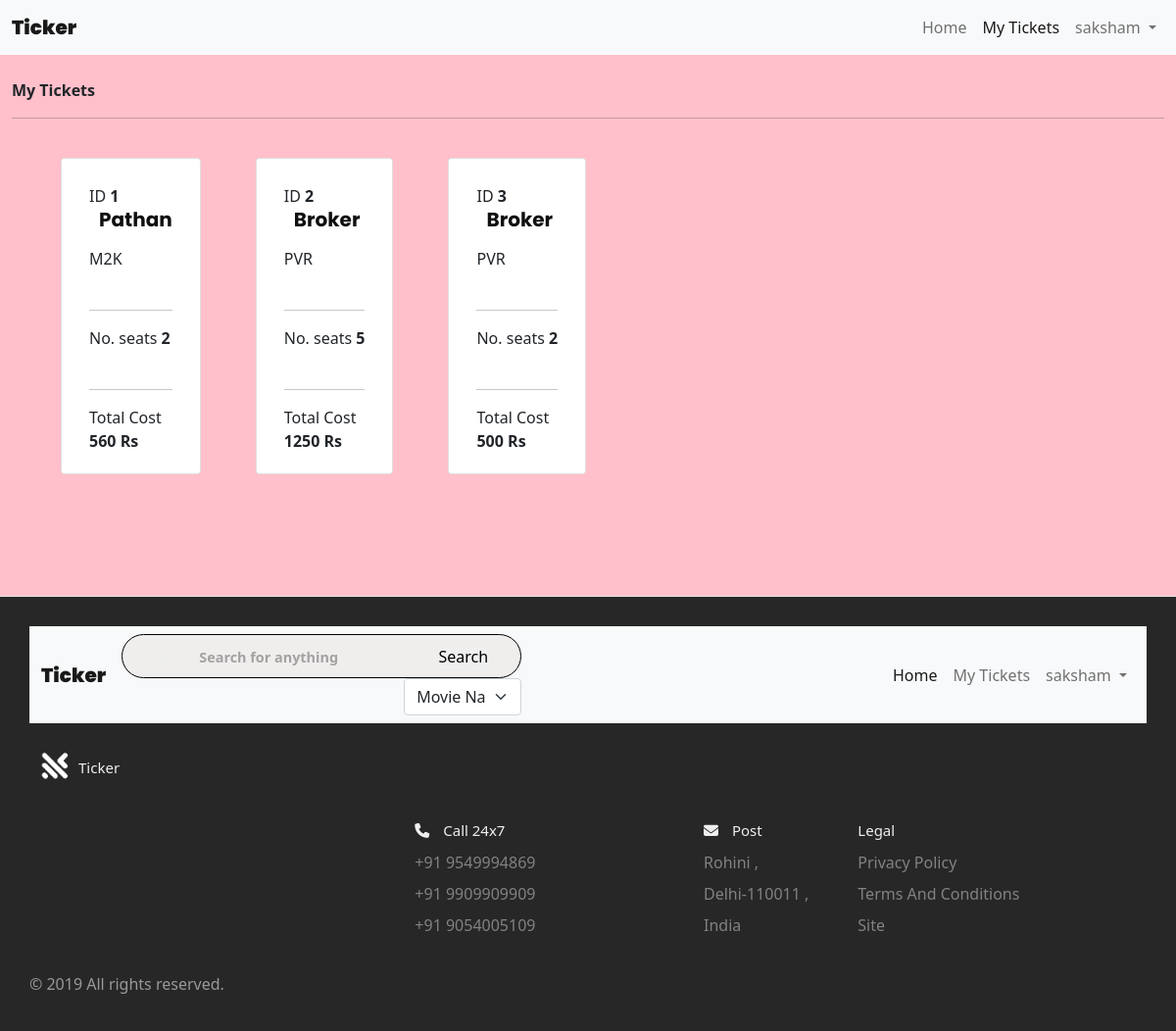
The page /my_tickets (signed in) on the database its author committed.
### website/models.py (models this page shows)
class RegisteredUser(db.Model, UserMixin):
    id = db.Column(db.Integer, primary_key=True)
    email = db.Column(db.String(100), unique=True)
    pas = db.Column(db.String(100))
    name = db.Column(db.String(100))
    is_admin = db.Column(db.Boolean)
    theater = db.relationship('Theaters')
    movie = db.relationship('Movie')
    show = db.relationship('Show')
    booked_ti = db.relationship('Ticket')

class Ticket(db.Model):
    id = db.Column(db.Integer, primary_key=True)
    booked_show = db.Column(db.Integer, db.ForeignKey('show.id'))
    booked_m = db.Column(db.Integer, db.ForeignKey('movie.id'))
    booked_t = db.Column(db.Integer, db.ForeignKey('theaters.id'))
    user = db.Column(db.Integer, db.ForeignKey('registered_user.id'))
    movie = db.Column(db.String(100))
    t = db.Column(db.String(100))
    address_t = db.Column(db.String(100))
    total_seats = db.Column(db.Integer)
    cost = db.Column(db.Integer)
    timinig_s = db.Column(db.DateTime(timezone=True), default=func.now())

### website/views.py (the view)
@view.route('/my_tickets')
@login_required
def my_tickets():
    return render_template('my_tickets.html', user=current_user)

### website/__init__.py (called while the page is built)
def create_app():
    app = Flask(__name__)
    app.config['SECRET_KEY'] = 'hjshjhdjah kjshkjdhjs'
    app.config['SQLALCHEMY_DATABASE_URI'] = 'sqlite:///' + DB_NAME
    db.init_app(app)
    from .views import view
    from .auth import auth
    app.register_blueprint(view, url_prefix='/')
    app.register_blueprint(auth, url_prefix='/')
    from .models import RegisteredUser
    create_database(app)
    login_manager = LoginManager()
    login_manager.login_view = 'auth.login'
    login_manager.init_app(app)
    @login_manager.user_loader
    def load_user(id):
        return RegisteredUser.query.get(int(id))
    return app

### website/templates/my_tickets.html (shortened to what this page needs)
{% extends "base.html" %}
{% block content %}
<nav class="navbar navbar-expand-lg navbar-light bg-light">
    <div class="container-fluid">
      <a class="navbar-brand" style="font-weight: 1000; font-family: 'Poppins', sans-serif" href="/">Ticker</a>
      <div class="collapse navbar-collapse d-md-flex justify-content-md-end" id="navbarNavDropdown">
        <ul class="navbar-nav navbar-nav mr-auto">
          <li class="nav-item">
            <a class="nav-link" aria-current="page" href="/">Home</a>
          </li>
          {% if user.is_authenticated %}
          <li class="nav-item">
            {% if user.is_admin %}
              <a class="nav-link" href="/my_theaters">Theater</a>
              <a class="nav-link" href="/movies">Movies</a>
          </li>
          {% else %}
          <a class="nav-link active" href="/my_tickets">My Tickets</a>
          {% endif %}
          {% endif %}
          </li>
          {% if user.is_authenticated %}
          <li class="nav-item dropdown">
            <a class="nav-link dropdown-toggle" href="#" id="navbarDropdown" role="button" data-bs-toggle="dropdown" aria-expanded="false">
              {% if user.is_admin %}
                {{ user.name }}, Admin
              {% else %}
                {{ user.name }}
              {% endif %}
            </a>
          </li>
          {% else %}
          <li class="nav-item justify-content-end">
            <a class="nav-link" href="/login">Login</a>
          </li>
          {% endif %}
        </ul>
      </div>
    </div>
  </nav>
<div class="container-fluid align-self-center">
    <br/><p><strong >My Tickets</strong></p> <hr/>
    <div class="container pt-4 pb-4">
        <div class="row row-cols-auto">
        {% for ticket in user.booked_ti %}
        <div class="card" style="margin-right:24px">
            <div class="card-body">
              <p class="card-text">ID <strong>{{ ticket.id }}</strong></p>
              <h5 class="card-title"><div class="fw-bold">{{ ticket.movie }}</div></h5>
              <p class="card-text">{{ ticket.t }}</p>
              <hr/>
              <p class="card-text">No. seats <strong>{{ ticket.total_seats }}</strong></p>
              <hr/>
              Total Cost <div class="fw-bold">{{ ticket.cost }} Rs</div>
            </div>
          </div>
        {% endfor %}
        </div>
      </div>
    </div>
{% endblock %}

### website/templates/base.html (shortened to what this page needs)
<!DOCTYPE html>
<html lang="en">
<head>
    <link rel="stylesheet" href="../static/styles.css">
    <link href="https://cdn.jsdelivr.net/npm/bootstrap@5.0.0-beta3/dist/css/bootstrap.min.css" rel="stylesheet">
</head>
<body>
    {% block content %} {% endblock %}
 <footer class="footer">
     <nav class="navbar navbar-expand-lg navbar-light bg-light">
      <div class="container-fluid">
        <a class="navbar-brand" style="font-weight: 1000; font-family: 'Poppins', sans-serif" href="/">Ticker</a>
        <form action="/search" method="post">
        <div class="search-bar">
        <i class="fa-solid fa-magnifying-glass"></i>
        <input type="search" placeholder="Search for anything" name="searching">
        <input type="submit" value="Search">
        </div>
        <div class="select">
        <select class="form-select" name="options">
            <option value="Movie Name">Movie Name</option>
          </select>
        </div>
        </form>
        <div class="collapse navbar-collapse d-md-flex justify-content-md-end" id="navbarNavDropdown">
          <ul class="navbar-nav navbar-nav mr-auto">
            <li class="nav-item">
              <a class="nav-link active re" aria-current="page" href="/">Home</a>
            </li>
            {% if user.is_authenticated %}
            <li class="nav-item">
              {% if user.is_admin %}
                <a class="nav-link" href="/my_theaters">Theater</a>
                <a class="nav-link" href="movies">Movies</a>
            </li>
            {% else %}
            <a class="nav-link" href="my_tickets">My Tickets</a>
            {% endif %}
            {% endif %}
            </li>
            {% if user.is_authenticated %}
            <li class="nav-item dropdown">
              <a class="nav-link dropdown-toggle" href="#" id="navbarDropdown" role="button" data-bs-toggle="dropdown" aria-expanded="false">
                {% if user.is_admin %}
                  {{ user.name }}, Admin
                {% else %}
                  {{ user.name }}
                {% endif %}
              </a>
            </li>
            {% else %}
            <li class="nav-item justify-content-end">
              <a class="nav-link" href="/login">Login</a>
            </li>
            {% endif %}
          </ul>
        </div>
      </div>
    </nav>
  <div class="footer__addr">
    <h1 class="footer__logo"><h2 class="logo-text"><img class="logo footer_logo" src="../static/logo.png">Ticker</h2></h1>
  </div>
  <ul class="footer__nav">
    <li class="nav__item">
      <h2 class="nav__title"><i class="fa-solid fa-phone"></i>  Call 24x7</h2>
      <ul class="nav__ul">
        <li><a>+91 9549994869</a></li>
        <li><a>+91 9909909909</a></li>
        <li><a>+91 9054005109</a></li>
      </ul>
    </li>
    <li class="nav_item footer-address nav_item--extra">
      <h2 class="nav__title"><i class="fa-solid fa-envelope"></i> Post</h2>
      <p class="nav__ul">Rohini ,<br> Delhi-110011 ,<br> India</p>
    </li>
    <li class="nav__item">
      <h2 class="nav__title">Legal</h2>
      <ul class="nav__ul">
        <li>
        Privacy Policy
        </li>
        <li>
          Terms And Conditions
        </li>
        <li>
            Site
        </li>
      </ul>
    </li>
  </ul>
  <div class="legal">
    <p>&copy; 2019  All rights reserved.</p>
  </div>
</footer>
</body>
</html>

### website/static/styles.css (style rules this page uses)
*, *::before, *::after { margin: 0; padding: 0; outline: 0; box-sizing: border-box; text-decoration: none; list-style: none; border: none; }
body { font-family: 'Poppins', sans-serif; color: #322f2f; background-color: pink !important; overflow-x: hidden; background-color: hsl(252, 30%, 95%); }
.container { width: 80%; margin: 0 auto; }
nav { width: 100%; background-color: #fff; padding: 0.7rem 0; position: fixed; top: 0; z-index: 10; }
.search-bar { background-color: #F0EEED; border-radius: 2rem; border: 1px solid black; padding: 0.6rem 2rem; }
.select { background: transparent; width: 10vw; margin-left: 18rem; font-size: 0.9rem; font-weight: 500; color: #0f0f0f; }
.search-bar input[type="search"] { background: transparent; width: 20vw; margin-left: 1rem; font-size: 0.9rem; font-weight: 700; color: #0f0f0f; }
nav .search-bar input[type="search"]::placeholder { color: #a3a2a2; }
.logo { height: 3rem; width: 3rem; }
.logo-text { display: flex; align-items: center; }
.card { border-radius: 40px; margin: 32px 32px; width: 227px; height: 323px; cursor: pointer; margin-bottom: 100px; transition: 0.4s; }
.card-text { margin-top: 10px; margin-bottom: 40px; }
.card-body .card-title { border-radius: 40px; text-align: left; color: #0f0f0f; padding-left: 10px; text-decoration: none; font-size: 20px; margin-top: -80px; margin-bottom: 40px; height: 40px; padding-top: 40px; font-family: 'Poppins', sans-serif; }
*, *:before, *:after { box-sizing: border-box; }
.footer_logo { height: 50px; width: 50px; }
html { font-size: 100%; }
body { font-family: acumin-pro, system-ui, sans-serif; margin: 0; display: grid; grid-template-rows: auto 1fr auto; font-size: 14px; background-color: #f4f4f4; align-items: start; min-height: 100vh; }
.footer { display: flex; flex-flow: row wrap; padding: 30px 30px 20px 30px; color: #efefef; background-color: #272727; border-top: 1px solid #e5e5e5; }
.footer > * { flex: 1 100%; }
.footer__addr { margin-right: 1.25em; margin-bottom: 2em; }
.footer__logo { font-family: 'Pacifico', cursive; font-weight: 400; text-transform: lowercase; font-size: 1.5rem; }
.footer__addr h2 { margin-top: 1.3em; font-size: 15px; font-weight: 400; }
.nav__title { font-weight: 400; font-size: 15px; margin-top: 100px; }
.fa-solid { margin-right: 10px; }
.footer ul { list-style: none; padding-left: 0; }
.footer li { line-height: 2em; }
.footer a { text-decoration: none; }
.footer__nav { display: flex; flex-flow: row wrap; }
.footer__nav > * { flex: 1 50%; margin-right: 1.25em; }
.nav__ul { color: #838181; }
.legal { color: #999; }
@media screen and (min-width: 40.375em) { .footer__nav > * { flex: 1; } }
@media screen and (min-width: 40.375em) { .nav__item { flex-grow: 2; } }
@media screen and (min-width: 40.375em) { .footer__addr { flex: 1 0px; } }
@media screen and (min-width: 40.375em) { .footer__nav { flex: 2 0px; } }

### rows shown on the page
RegisteredUser: name "saksham"
Ticket: id "1", movie "Pathan", t "M2K", total_seats "2", cost "560"
Ticket: id "2", movie "Broker", t "PVR", total_seats "5", cost "1250"
Ticket: id "3", movie "Broker", t "PVR", total_seats "2", cost "500"
